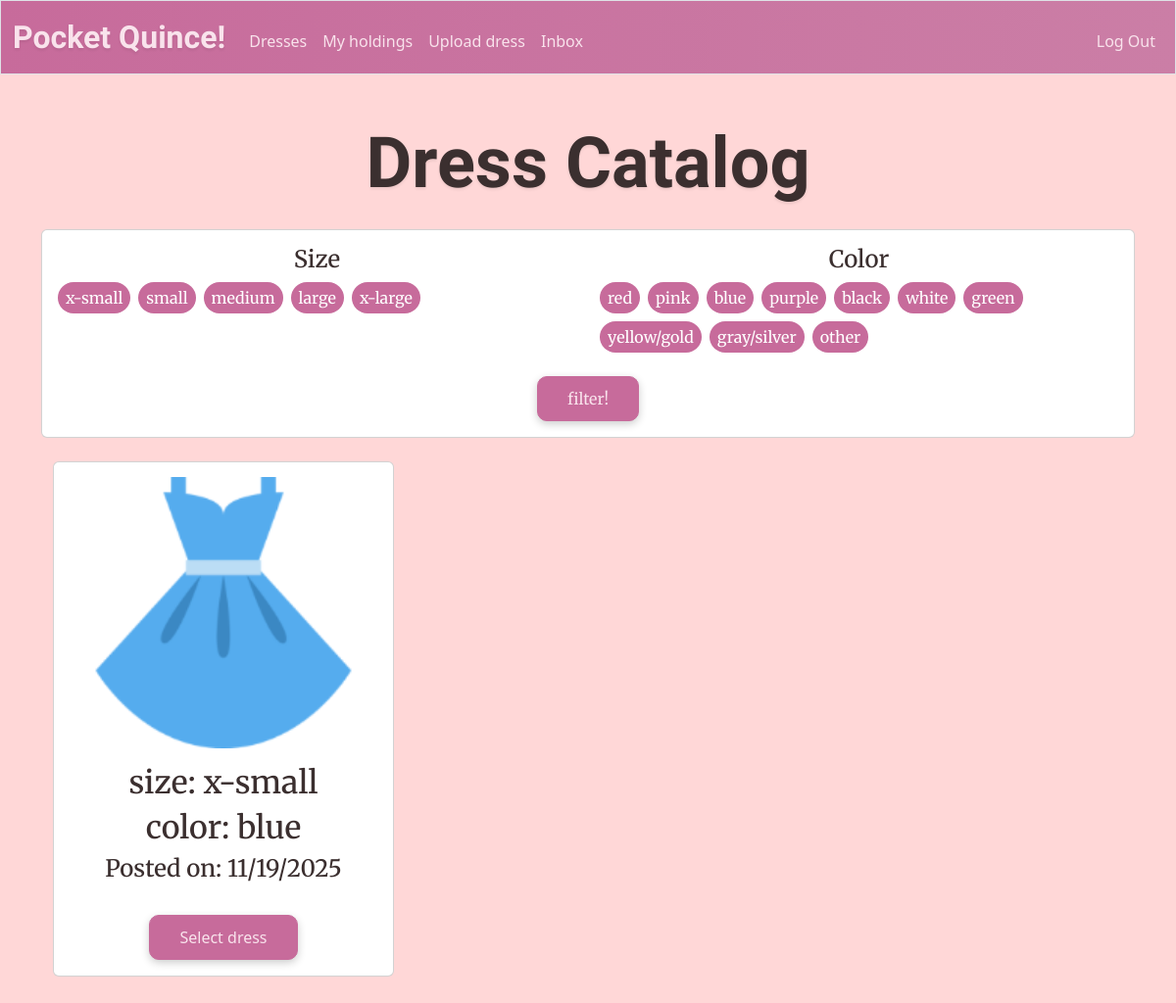
/catalog (signed in), run on an earlier commit of the app's database.
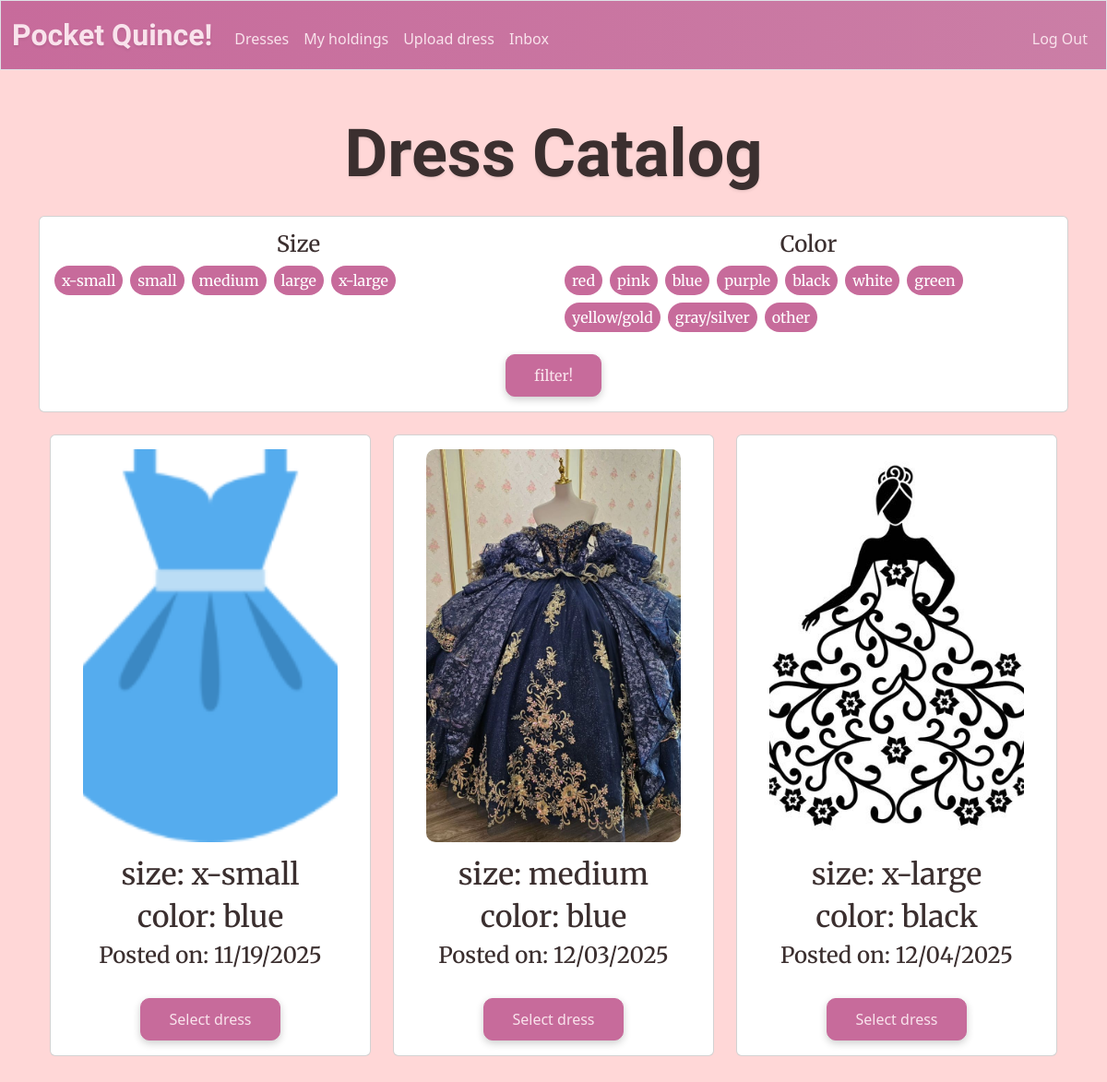
And on a later commit of the database.
### tables this page shows
CREATE TABLE dresses (
    id INTEGER PRIMARY KEY AUTOINCREMENT,
    size TEXT NOT NULL,
    color TEXT NOT NULL,
    owner INTEGER NOT NULL,
    image_url TEXT,
    time_posted TEXT NOT NULL DEFAULT CURRENT_TIMESTAMP,
    FOREIGN KEY (owner) REFERENCES users(id)
);

### app.py (the view)
@app.route("/catalog", methods = ["GET"])
@login_required
def catalog():
    sizes = request.args.getlist("size")
    colors = request.args.getlist("color")
    db = get_db()
    catalog = db.execute("SELECT * FROM dresses WHERE id NOT IN ( SELECT dress_id FROM holdings WHERE rent_end IS NULL) AND owner != ?"
    ,( session["user_id"],)).fetchall()
    print("Catalog before filtering:", catalog)
    filtered = []
    for dress in catalog:
        if sizes and dress["size"] not in sizes:
            continue
        if colors and dress["color"] not in colors:
            continue
        filtered.append(dress)
    catalog = filtered
    return render_template("catalog.html", catalog=catalog, formatTime=formatTime)

### app.py (called while the page is built)
def get_db():
    if "db" not in g:
        g.db = sqlite3.connect(DATABASE)
        g.db.row_factory = sqlite3.Row # Enable dictionary-like row access
    return g.db

@app.after_request
def after_request(response):
    response.headers["Cache-Control"] = "no-cache, no-store, must-revalidate"
    response.headers["Expires"] = 0
    response.headers["Pragma"] = "no-cache"
    return response

### help.py (called while the page is built)
def login_required(f):
    @wraps(f)
    def decorated_function(*args, **kwargs):
        if session.get("user_id") is None:
            return redirect("/login")
        return f(*args, **kwargs)
    return decorated_function

def formatTime(value):
    try:
        date = datetime.strptime(value, "%Y-%m-%d %H:%M:%S")
        return date.strftime("%m/%d/%Y")
    except:
        return value #return original value if error occurs

### templates/catalog.html (shortened to what this page needs)
{% extends "layout.html" %}
{% block main %}
    <h1 class = "imperial mb-4">Dress Catalog</h1>
    <form action = "/catalog" method = "get">
        <div class = "card p-3 mb-4">
            <div class = "row">
                <div class = "col-md-6">
                    <h6 class = "filter-title mb-2 body-font">Size</h6>
                    <div class = "d-flex flex-wrap gap-2">
                        {% for size in ["x-small", "small", "medium", "large", "x-large"]%}
                            <label class="btn btn-outline-secondary btn-sm filter-pill body-font" for="{{ size }}">{{ size }}</label>
                        {% endfor %}
                    </div>
                </div>
                <div class = "col-md-6">
                    <h6 class = "filter-title mb-2 body-font">Color</h6>
                    <div class = "d-flex flex-wrap gap-2">
                        {% for color in ["red", "pink", "blue", "purple", "black", "white", "green", "yellow/gold", "gray/silver", "other"] %}
                            <label class="btn btn-outline-secondary btn-sm filter-pill body-font" for="{{ color }}">{{ color }}</label>
                        {% endfor %}
                    </div>
                </div>
            </div>
            <br>
            <div>
                <button class = "btn btn-primary body-font" type="submit">filter!</button>
            </div>
        </div>
    </form>
    {% if catalog|length == 0 %}
        <h3>No dresses match the selected filters. Please try different filters.</h3>
    {% else %}
        <div class="container">
            <div class="row">
                {% for dress in catalog %}
                        <div class = "col-md-4 mb-4">
                            <div class = "card dress-card">
                                <img class = "catalogImage mx-auto d-block" src='{{ dress["image_url"] }}' alt="Dress Image">
                                <div class = "card-body">
                                    <h2 class = "body-font">{{ "size: " + dress["size"] }}</h2>
                                    <h2 class = "body-font">{{ "color: " + dress["color"] }}</h2>
                                    <h4 class = "body-font">{{ "Posted on: " + formatTime(dress["time_posted"]) }}</h4>
                                    <br>
                                    <form action = "/selectDress" method = "post">
                                        <button class="btn btn-primary" type="submit">Select dress</button>
                                    </form>
                                </div>
                            </div>
                        </div>
                {% endfor %}
            </div>
        </div>
    {% endif %}
{% endblock %}

What changed in the data, as far as the page shows it:
now on this page (row unchanged): dresses: image_url (picture), size "size: medium", color "color: blue", time_posted "Posted on: 12/03/2025"
added dresses: image_url (picture), size "size: x-large", color "color: black", time_posted "Posted on: 12/04/2025"
